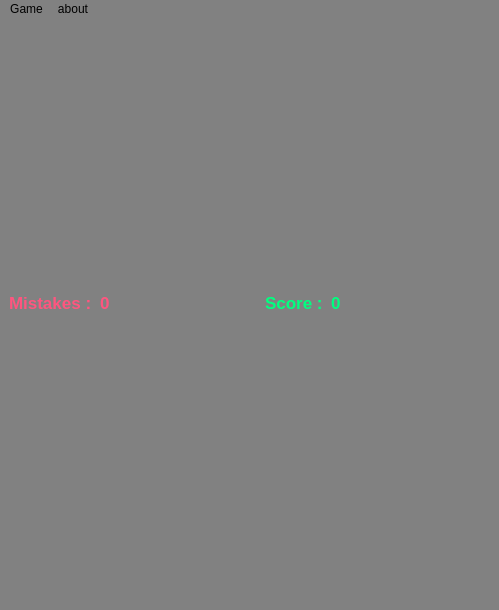
<?xml version="1.0" encoding="UTF-8"?>
<ui version="4.0">
 <class>MainWindow</class>
 <widget class="QMainWindow" name="MainWindow">
  <property name="geometry">
   <rect>
    <x>0</x>
    <y>0</y>
    <width>499</width>
    <height>610</height>
   </rect>
  </property>
  <property name="windowTitle">
   <string>SuDoKu</string>
  </property>
  <property name="styleSheet">
   <string notr="true">background-color: rgb(129, 129, 129);</string>
  </property>
  <widget class="QWidget" name="centralwidget">
   <layout class="QGridLayout" name="gridLayout_2">
    <item row="0" column="0">
     <layout class="QHBoxLayout" name="horizontalLayout">
      <item>
       <widget class="QLabel" name="label">
        <property name="sizePolicy">
         <sizepolicy hsizetype="Preferred" vsizetype="Maximum">
          <horstretch>0</horstretch>
          <verstretch>0</verstretch>
         </sizepolicy>
        </property>
        <property name="font">
         <font>
          <pointsize>13</pointsize>
          <bold>true</bold>
         </font>
        </property>
        <property name="styleSheet">
         <string notr="true">color: rgb(255, 85, 127);
border-top-right-radius: 5px;
border-top-left-radius: 5px;
border-bottom-right-radius: 5px;
border-bottom-left-radius: 5px;</string>
        </property>
        <property name="text">
         <string>Mistakes :</string>
        </property>
       </widget>
      </item>
      <item>
       <widget class="QLineEdit" name="mistakes">
        <property name="font">
         <font>
          <pointsize>13</pointsize>
          <bold>true</bold>
         </font>
        </property>
        <property name="styleSheet">
         <string notr="true">color: rgb(255, 85, 127);
border-top-right-radius: 5px;
border-top-left-radius: 5px;
border-bottom-right-radius: 5px;
border-bottom-left-radius: 5px;</string>
        </property>
        <property name="inputMask">
         <string/>
        </property>
        <property name="text">
         <string>0</string>
        </property>
       </widget>
      </item>
      <item>
       <widget class="QLabel" name="label_2">
        <property name="sizePolicy">
         <sizepolicy hsizetype="Preferred" vsizetype="Maximum">
          <horstretch>0</horstretch>
          <verstretch>0</verstretch>
         </sizepolicy>
        </property>
        <property name="font">
         <font>
          <pointsize>13</pointsize>
          <bold>true</bold>
         </font>
        </property>
        <property name="styleSheet">
         <string notr="true">color: rgb(0, 255, 127);
border-top-right-radius: 5px;
border-top-left-radius: 5px;
border-bottom-right-radius: 5px;
border-bottom-left-radius: 5px;</string>
        </property>
        <property name="text">
         <string>Score :</string>
        </property>
       </widget>
      </item>
      <item>
       <widget class="QLineEdit" name="score">
        <property name="font">
         <font>
          <pointsize>13</pointsize>
          <bold>true</bold>
         </font>
        </property>
        <property name="styleSheet">
         <string notr="true">color: rgb(0, 255, 127);
border-top-right-radius: 5px;
border-top-left-radius: 5px;
border-bottom-right-radius: 5px;
border-bottom-left-radius: 5px;</string>
        </property>
        <property name="inputMask">
         <string/>
        </property>
        <property name="text">
         <string>0</string>
        </property>
       </widget>
      </item>
     </layout>
    </item>
    <item row="1" column="0">
     <layout class="QGridLayout" name="grid"/>
    </item>
   </layout>
  </widget>
  <widget class="QMenuBar" name="menubar">
   <property name="geometry">
    <rect>
     <x>0</x>
     <y>0</y>
     <width>499</width>
     <height>22</height>
    </rect>
   </property>
   <widget class="QMenu" name="menuGame">
    <property name="title">
     <string>Game</string>
    </property>
    <addaction name="menue_new"/>
    <addaction name="menue_file"/>
   </widget>
   <widget class="QMenu" name="menuabout">
    <property name="title">
     <string>about</string>
    </property>
    <addaction name="menue_rule"/>
    <addaction name="menue_option"/>
   </widget>
   <addaction name="menuGame"/>
   <addaction name="menuabout"/>
  </widget>
  <widget class="QStatusBar" name="statusbar"/>
  <action name="menue_new">
   <property name="text">
    <string>New Game</string>
   </property>
  </action>
  <action name="menue_file">
   <property name="text">
    <string>Open File</string>
   </property>
  </action>
  <action name="menue_rule">
   <property name="text">
    <string>Rules</string>
   </property>
  </action>
  <action name="menue_difficulty">
   <property name="text">
    <string>Difficulty</string>
   </property>
  </action>
  <action name="menue_option">
   <property name="text">
    <string>Options</string>
   </property>
  </action>
 </widget>
 <resources/>
 <connections/>
</ui>
